Frame 1 (no input): blank canvas, image omitted
Frame 60 (no input): blank canvas, image omitted
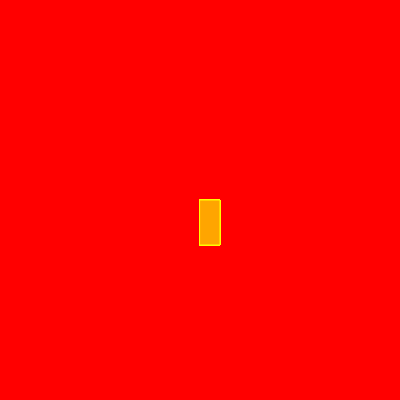
Frame 120 (the mouse pressed at the canvas centre since frame 60)

The p5.js sketch whose frames 1 and 60 were blank and that drew this single picture after the mouse press (run headless with seeded random() and noise() and a simulated clock; from frame 60 on, the mouse is pressed at the canvas centre):

// p5.js sketch
// ── sketch.js
function setup() {
    createCanvas(400, 400);
    background("red");
  }
  
  function draw() {
    stroke("yellow");
    fill("orange");
    if(mouseIsPressed)
      rect(mouseX, mouseY, 20, 45);
  }
